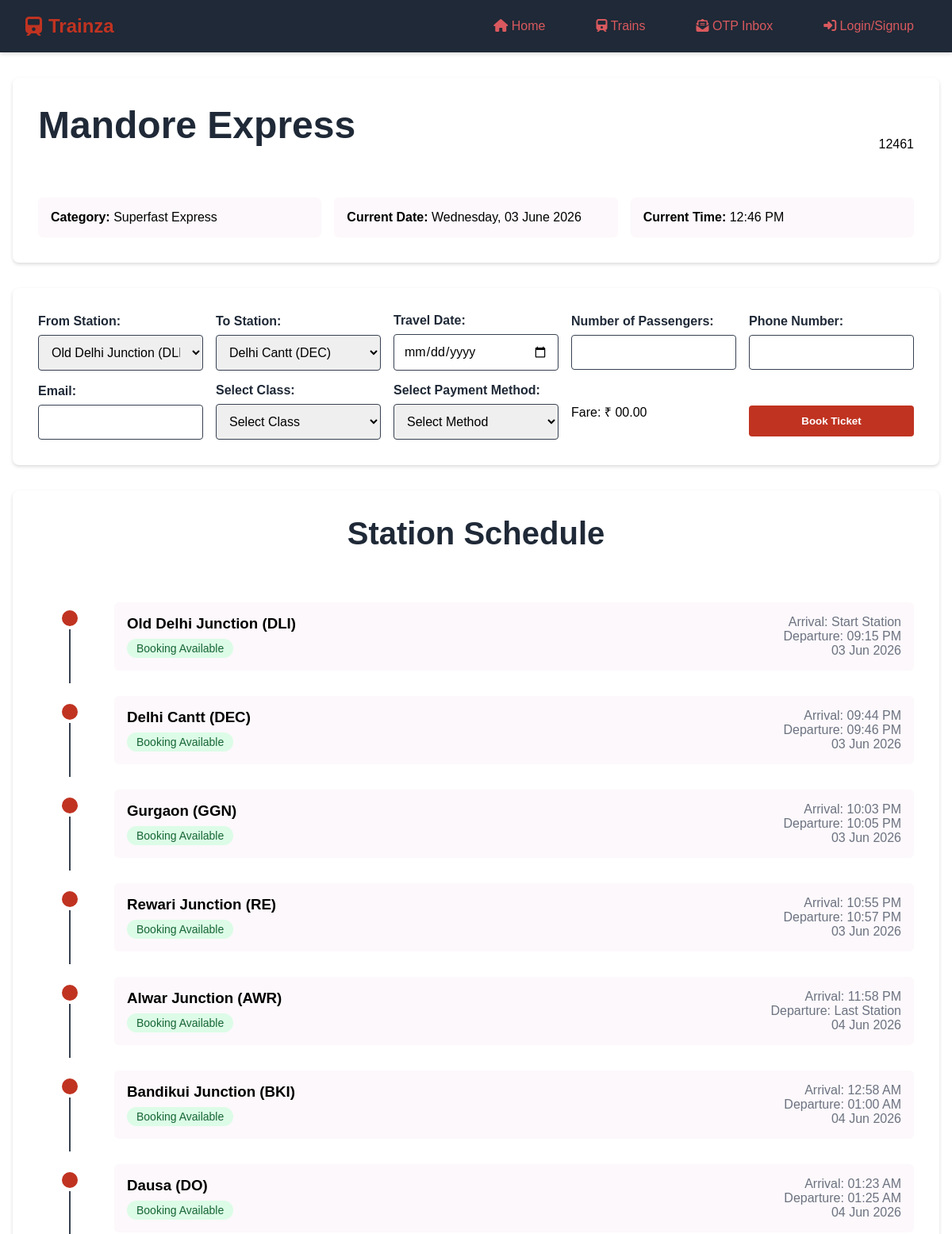
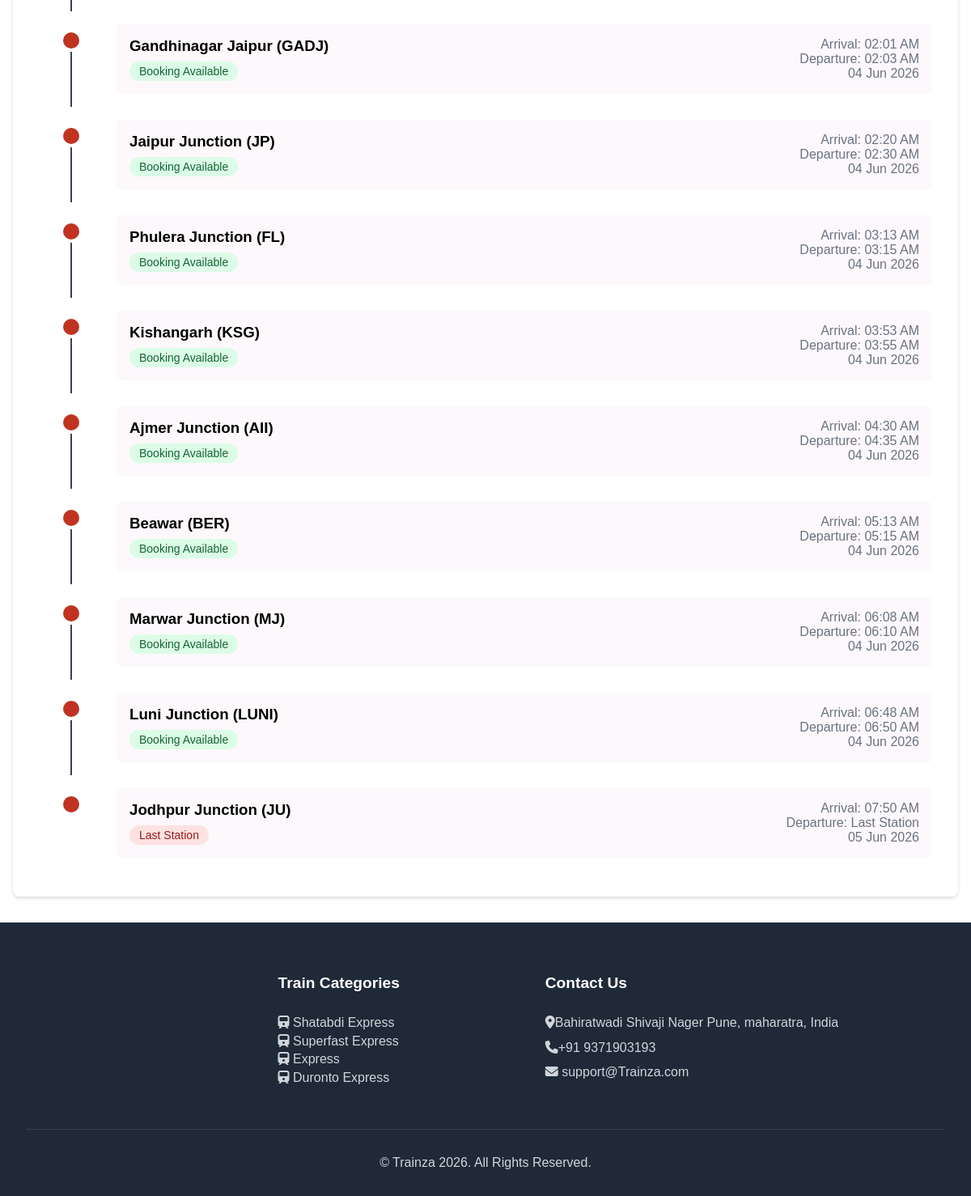
The page /train-details.php?id=2 on the database its author committed (2 pictures, top to bottom).
### tables this page shows
CREATE TABLE `trains` (
  `id` int(11) NOT NULL,
  `train_name` varchar(255) NOT NULL,
  `train_number` varchar(50) NOT NULL,
  `category` varchar(50) DEFAULT NULL
);

CREATE TABLE `train_stations` (
  `id` int(11) NOT NULL,
  `train_id` int(11) NOT NULL,
  `station_name` varchar(255) NOT NULL,
  `arrival_time` time DEFAULT NULL,
  `departure_time` time DEFAULT NULL,
  `stop_order` int(11) NOT NULL
);

### include/_train-details.php (called while the page is built, shortened)
<?php
require_once 'include/db.php';
$trainId = isset($_GET['id']) ? (int)$_GET['id'] : 0;
$currentDate = date("Y-m-d");
$trainQuery = "SELECT * FROM trains WHERE id = ?";
$trainStmt = $conn->prepare($trainQuery);
$trainStmt->bind_param("i", $trainId);
$trainStmt->execute();
$trainResult = $trainStmt->get_result();
$trainDetails = $trainResult->fetch_assoc();
$stationQuery = "SELECT * FROM train_stations WHERE train_id = ? ORDER BY stop_order";
$stationStmt = $conn->prepare($stationQuery);
$stationStmt->bind_param("i", $trainId);
$stationStmt->execute();
$stationsResult = $stationStmt->get_result();
$stations = [];
while ($row = $stationsResult->fetch_assoc()) {
    $stations[] = $row;
}

### train-details.php (the view, shortened to what this page needs)
<?php require 'include/_train-details.php'; ?>
<!DOCTYPE html>
<html lang="en">
<head>
    <link rel="stylesheet" href="https://cdnjs.cloudflare.com/ajax/libs/font-awesome/6.4.0/css/all.min.css">
    <link rel="stylesheet" href="css/global.css">
    <link rel="stylesheet" href="css/train-details.css">
</head>
<body>
    <?php include "include/nav.php" ?>
    <main>
        <section class="train-header">
            <div class="train-title">
                <h1><?= htmlspecialchars($trainDetails['train_name']) ?></h1>
                <span class="train-number"><?= htmlspecialchars($trainDetails['train_number']) ?></span>
            </div>
            <div class="train-info">
                <div class="info-card">
                    <strong>Category:</strong> <?= htmlspecialchars($trainDetails['category']) ?>
                </div>
                <div class="info-card">
                    <strong>Current Date:</strong> <?= date("l, d F Y") ?>
                </div>
                <div class="info-card">
                    <strong>Current Time:</strong> <?= date("h:i A") ?>
                </div>
            </div>
        </section>
        <section class="form-section">
            <form method="POST">
                <div class="form-group">
                    <label for="from_station">From Station:</label>
                    <select name="from_station" id="from_station" required>
                        <?php foreach (array_slice($stations, 0, -1) as $station): ?>
                            <option value="<?= htmlspecialchars($station['station_name']) ?>"> <?= htmlspecialchars($station['station_name']) ?> </option>
                        <?php endforeach; ?>
                    </select>
                </div>
                <div class="form-group">
                    <label for="to_station">To Station:</label>
                    <select name="to_station" id="to_station" required>
                        <?php foreach (array_slice($stations, 1) as $station): ?>
                            <option value="<?= htmlspecialchars($station['station_name']) ?>">
                                <?= htmlspecialchars($station['station_name']) ?>
                            </option>
                        <?php endforeach; ?>
                    </select>
                </div>
                <div class="form-group">
                    <label for="travel_date">Travel Date:</label>
                    <input type="date" name="travel_date" id="travel_date" min="<?= $currentDate ?>" required>
                </div>
                <div class="form-group">
                    <label for="passengers_count">Number of Passengers:</label>
                    <input type="number" name="passengers_count" id="passengers_count" min="1" required>
                </div>
                <div class="form-group">
                    <label for="phone_number">Phone Number:</label>
                    <input type="text" name="phone_number" id="phone_number" required>
                </div>
                <div class="form-group">
                    <label for="email">Email:</label>
                    <input type="email" name="email" id="email" required>
                </div>
                <div class="form-group">
                    <label for="class" class="form-label">Select Class:</label>
                    <select name="class" id="class" class="form-select" required>
                        <option value="" disabled selected>Select Class</option>
                    </select>
                </div>
                <div class="form-group">
                    <label for="payment_method" class="form-label">Select Payment Method:</label>
                    <select name="payment_method" id="payment_method" class="form-select" required>
                        <option value="" disabled selected>Select Method</option>
                    </select>
                </div>
                <div class="form-group">
                    <span id="fareDisplay">Fare: ₹ 00.00</span>
                </div>
                <div class="form-group">
                    <button class="action-btn"
                        <?php echo isset($_SESSION['user_id']) ? 'type="submit"' : 'onclick="loginRedirect()"' ?>>
                        Book Ticket
                    </button>
                </div>
            </form>
        </section>
        <section class="station-timeline">
            <h2>Station Schedule</h2>
            <?php
            $prevDate = $currentDate;
            $totalStations = count($stations);
            $currentIndex = 0;
            foreach ($stations as $station):
                $currentIndex++;
                $arrivalTime = strtotime($station['arrival_time']);
                $departureTime = strtotime($station['departure_time']);
                if ($departureTime < $arrivalTime) {
                    $prevDate = date('Y-m-d', strtotime($prevDate . ' +1 day'));
                }
                $canBook = ($currentIndex < $totalStations) && (strtotime($prevDate . ' ' . $station['departure_time']) > time());
            ?>
                <div class="timeline-item">
                    <div class="station-dot"></div>
                    <div class="station-info">
                        <div>
                            <h3><?= htmlspecialchars($station['station_name']) ?></h3>
                            <span class="booking-status
            <?= $currentIndex == $totalStations ? 'status-unavailable' : ($canBook ? 'status-available' : 'status-unavailable') ?>">
                                <?= $currentIndex == $totalStations ? 'Last Station' : ($canBook ? 'Booking Available' : 'Train Departed') ?>
                            </span>
                        </div>
                        <div class="time-info">
                            <div>Arrival: <?= $arrivalTime ? date('h:i A', $arrivalTime) : 'Start Station' ?></div>
                            <div>Departure: <?= $departureTime ? date('h:i A', $departureTime) : 'Last Station' ?></div>
                            <div>
                                <?= date('d M Y', strtotime($prevDate)) ?>
                            </div>
                        </div>
                    </div>
                </div>
            <?php endforeach; ?>
    </main>
    <?php include "include/footer.php" ?>
</body>
</html>

### css/global.css (style rules this page uses)
:root { --primary-color: #c03321; --primary-hover: #dd3636; --primary-light: #eaf0f6; --text-color: #d9595e; --text-dark: #1f2937; --text-light: #6b7280; --bg-light: #fcf8fb; --bg-dark: #1f2937; --bg-white: #fff; --border-color: #374151; --shadow-color: rgba(0, 0, 0, 0.144); --shadow-hover: rgba(0, 0, 0, 0.15); --hero-overlay: rgba(0, 0, 0, 0.66); --shadow-primary: rgba(37, 99, 235, 0.2); --shadow-primary-hover: rgba(37, 99, 235, 0.3); }
* { margin: 0; padding: 0; box-sizing: border-box; font-family: "Arial", sans-serif; }
main { max-width: 1200px; margin: 2rem auto; padding: 0 1rem; }
h1 { font-size: 3rem; }
.form-section { background: var(--bg-white); padding: 2rem; border-radius: 8px; box-shadow: 0 2px 4px var(--shadow-color); margin-bottom: 2rem; }
form { display: grid; grid-template-columns: repeat(auto-fit, minmax(200px, 1fr)); gap: 1rem; }
.form-group { display: flex; flex-direction: column; gap: 0.5rem; justify-content: center; }
.form-group label { font-weight: 600; color: var(--text-dark); }
.form-group input, .form-group select { padding: 0.75rem; border: 1px solid var(--border-color); border-radius: 4px; font-size: 1rem; }
.action-btn { background: var(--primary-color); color: white; padding: 0.75rem 1.5rem; border: none; border-radius: 4px; cursor: pointer; font-weight: 600; transition: all 0.3s; margin-top: 1.5rem; }

### css/train-details.css (style rules this page uses)
.train-header { background: var(--bg-white); padding: 2rem; border-radius: 8px; box-shadow: 0 2px 4px var(--shadow-color); margin-bottom: 2rem; }
.train-title { display: flex; justify-content: space-between; align-items: center; margin-bottom: 1rem; }
.train-info { display: grid; grid-template-columns: repeat(auto-fit, minmax(200px, 1fr)); gap: 1rem; margin-top: 1rem; }
.info-card { background: var(--bg-light); padding: 1rem; border-radius: 6px; }
.station-timeline { background: var(--bg-white); padding: 2rem; border-radius: 8px; box-shadow: 0 2px 4px var(--shadow-color); margin-bottom: 2rem; }
.timeline-item { display: grid; grid-template-columns: 80px 1fr; gap: 1rem; padding: 1rem 0; position: relative; }
.timeline-item:not(:last-child)::after { content: ''; position: absolute; left: 39px; top: 50px; bottom: 0; width: 2px; background: var(--border-color); }
.station-dot { width: 20px; height: 20px; background: var(--primary-color); border-radius: 50%; margin: 10px auto; }
.station-info { display: flex; justify-content: space-between; align-items: start; background: var(--bg-light); padding: 1rem; border-radius: 6px; }
.time-info { text-align: right; color: var(--text-light); }
.booking-status { display: inline-block; padding: 0.25rem 0.75rem; border-radius: 20px; font-size: 0.875rem; margin-top: 0.5rem; }
.status-available { background: #dcfce7; color: #166534; }
.status-unavailable { background: #fee2e2; color: #991b1b; }

### rows shown on the page
trains: train_name "Mandore Express", train_number "12461", category "Superfast Express"
train_stations: station_name "Old Delhi Junction (DLI)", shows "Booking Available", shows "Start Station", departure_time "09:15 PM"
train_stations: station_name "Delhi Cantt (DEC)", shows "Booking Available", arrival_time "09:44 PM", departure_time "09:46 PM"
train_stations: station_name "Gurgaon (GGN)", shows "Booking Available", arrival_time "10:03 PM", departure_time "10:05 PM"
train_stations: station_name "Rewari Junction (RE)", shows "Booking Available", arrival_time "10:55 PM", departure_time "10:57 PM"
train_stations: station_name "Alwar Junction (AWR)", shows "Booking Available", arrival_time "11:58 PM", shows "Last Station", prevDate "04 Jun 2026"
train_stations: station_name "Bandikui Junction (BKI)", shows "Booking Available", arrival_time "12:58 AM", departure_time "01:00 AM", prevDate "04 Jun 2026"
train_stations: station_name "Dausa (DO)", shows "Booking Available", arrival_time "01:23 AM", departure_time "01:25 AM", prevDate "04 Jun 2026"
train_stations: station_name "Gandhinagar Jaipur (GADJ)", shows "Booking Available", arrival_time "02:01 AM", departure_time "02:03 AM", prevDate "04 Jun 2026"
train_stations: station_name "Jaipur Junction (JP)", shows "Booking Available", arrival_time "02:20 AM", departure_time "02:30 AM", prevDate "04 Jun 2026"
train_stations: station_name "Phulera Junction (FL)", shows "Booking Available", arrival_time "03:13 AM", departure_time "03:15 AM", prevDate "04 Jun 2026"
train_stations: station_name "Kishangarh (KSG)", shows "Booking Available", arrival_time "03:53 AM", departure_time "03:55 AM", prevDate "04 Jun 2026"
train_stations: station_name "Ajmer Junction (AII)", shows "Booking Available", arrival_time "04:30 AM", departure_time "04:35 AM", prevDate "04 Jun 2026"
train_stations: station_name "Beawar (BER)", shows "Booking Available", arrival_time "05:13 AM", departure_time "05:15 AM", prevDate "04 Jun 2026"
train_stations: station_name "Marwar Junction (MJ)", shows "Booking Available", arrival_time "06:08 AM", departure_time "06:10 AM", prevDate "04 Jun 2026"
train_stations: station_name "Luni Junction (LUNI)", shows "Booking Available", arrival_time "06:48 AM", departure_time "06:50 AM", prevDate "04 Jun 2026"
train_stations: station_name "Jodhpur Junction (JU)", shows "Last Station", arrival_time "07:50 AM", prevDate "05 Jun 2026"

### other values the page prints
$category "Shatabdi Express"
$category "Superfast Express"
$category "Express"
$category "Duronto Express"
form field from_station "Old Delhi Junction (DLI)"
